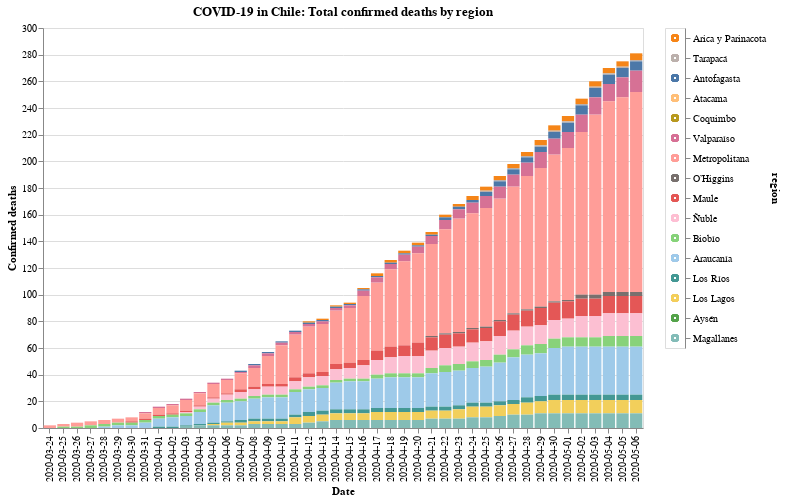

The cell this chart's notebook holds for it:
### Code cell
#hide_input

input_dropdown = alt.binding_select(options=new_data['region'].unique())
selection1 = alt.selection_single(fields=['region'], bind=input_dropdown, name=' ')
selection2 = alt.selection_multi(fields=['region'], on='mouseover')

color = alt.condition(selection1 | selection2,
                    alt.Color('region:N', scale=alt.Scale(scheme='tableau20'), legend=None),
                    alt.value('lightgray'))

bars = alt.Chart(new_data).mark_bar().encode(
    x=alt.X('date:O', axis=alt.Axis(title='Date')),
    y=alt.Y('fallecidos', axis=alt.Axis(title='Confirmed deaths')),
    color=color,
    tooltip=['date', 'region', 'fallecidos'],
    order=alt.Order(
    # Sort the segments of the bars by this field
    'codigo region',
    sort='descending'
    )
    ).properties(
    title='COVID-19 in Chile: Total confirmed deaths by region'
).add_selection(
    selection1, selection2
).transform_filter(
    selection1
)

legend = alt.Chart(new_data).mark_point().encode(
    y=alt.Y('region:N', axis=alt.Axis(orient='right'), sort=regiones),
    color=color
).add_selection(
    selection1, selection2
)

bars.properties(width=600, height=400) | legend

### Figure 1 — Vega-Lite specification as saved in the notebook (floating-point values rounded to 4 significant figures; data arrays with more than 128 entries replaced by an {"elided": "..."} marker saying what was removed)
{"config": {"view": {"continuousWidth": 400, "continuousHeight": 300}}, "hconcat": [{"mark": "bar", "encoding": {"color": {"condition": {"type": "nominal", "field": "region", "legend": null, "scale": {"scheme": "tableau20"}, "selection": {"or": [" ", "selector002"]}}, "value": "lightgray"}, "order": {"type": "quantitative", "field": "codigo region", "sort": "descending"}, "tooltip": [{"type": "nominal", "field": "date"}, {"type": "nominal", "field": "region"}, {"type": "quantitative", "field": "fallecidos"}], "x": {"type": "ordinal", "axis": {"title": "Date"}, "field": "date"}, "y": {"type": "quantitative", "axis": {"title": "Confirmed deaths"}, "field": "fallecidos"}}, "height": 400, "selection": {" ": {"type": "single", "fields": ["region"], "bind": {"input": "select", "options": ["Arica y Parinacota", "Tarapacá", "Antofagasta", "Atacama", "Coquimbo", "Valparaíso", "Metropolitana", "O’Higgins", "Maule", "Ñuble", "Biobío", "Araucanía", "Los Ríos", "Los Lagos", "Aysén", "Magallanes"]}}, "selector002": {"type": "multi", "fields": ["region"], "on": "mouseover"}}, "title": "COVID-19 in Chile: Total confirmed deaths by region", "transform": [{"filter": {"selection": " "}}], "width": 600}, {"mark": "point", "encoding": {"color": {"condition": {"type": "nominal", "field": "region", "legend": null, "scale": {"scheme": "tableau20"}, "selection": {"or": [" ", "selector002"]}}, "value": "lightgray"}, "y": {"type": "nominal", "axis": {"orient": "right"}, "field": "region", "sort": ["Arica y Parinacota", "Tarapacá", "Antofagasta", "Atacama", "Coquimbo", "Valparaíso", "Metropolitana", "O’Higgins", "Maule", "Ñuble", "Biobío", "Araucanía", "Los Ríos", "Los Lagos", "Aysén", "Magallanes"]}}, "selection": {" ": {"type": "single", "fields": ["region"], "bind": {"input": "select", "options": ["Arica y Parinacota", "Tarapacá", "Antofagasta", "Atacama", "Coquimbo", "Valparaíso", "Metropolitana", "O’Higgins", "Maule", "Ñuble", "Biobío", "Araucanía", "Los Ríos", "Los Lagos", "Aysén", "Magallanes"]}}, "selector002": {"type": "multi", "fields": ["region"], "on": "mouseover"}}}], "data": {"name": "data-54b254fae88cca76f0a9bc2e22ad9f4f"}, "$schema": "https://vega.github.io/schema/vega-lite/v4.8.1.json", "datasets": {"data-54b254fae88cca76f0a9bc2e22ad9f4f": {"elided": "704 records"}}}
